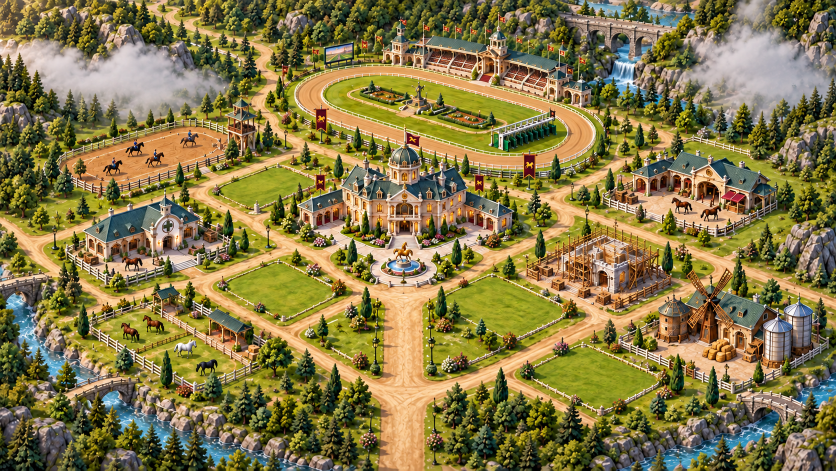
#> input picture assets-src/royal-estate.png, 1672 x 941 px, found by its file name (shown at 1/2 size)
$ python masks.py
#> lines starting #> are read from the running program, lines starting #| are printed output that depends on the picture; after the words box and inside, x2 and y2 are one past the last pixel; in counts of white or black regions, pixels touching at a corner belong together
import json, cv2, numpy as np
from PIL import Image

SRC = '/home/claude/the-royal-race/assets/royal-estate.png'
img = cv2.imread(SRC)
#> img is the input picture: shape (941, 1672, 3); mean B, G, R 72, 120.7, 133.7
H, W = img.shape[:2]
#> H = 941; W = 1672

B = {
 'haras': dict(cut=True, pts=[(811,264),(840,271),(839,291),(819,289),(819,295),(837,307),(842,325),(860,330),(880,327),(900,335),(930,377),(960,382),(1025,419),(1022,457),(990,458),(930,452),(890,452),(850,458),(842,462),(838,493),(781,493),(777,462),(770,458),(730,452),(680,453),(630,455),(600,455),(595,410),(660,380),(687,360),(705,335),(730,332),(750,340),(777,327),(780,310),(800,294),(810,290)]),
 'hippodrome': dict(cut=False, pts=[(589,174),(607,152),(664,133),(764,124),(764,96),(786,68),(796,44),(814,44),(820,68),(848,74),(970,69),(986,54),(998,43),(1011,55),(1015,74),(1114,99),(1123,89),(1129,108),(1154,136),(1182,174),(1195,236),(1189,280),(1164,305),(1114,324),(1007,336),(882,331),(776,314),(695,292),(620,252),(592,211)]),
 'clinique': dict(cut=True, pts=[(166,460),(194,448),(216,418),(222,414),(254,408),(270,412),(306,402),(318,392),(330,382),(338,392),(346,402),(374,412),(400,444),(395,478),(390,498),(350,502),(310,514),(250,514),(214,516),(174,500),(166,484)]),
 'ecurie': dict(cut=True, pts=[(1260,345),(1290,320),(1315,308),(1340,320),(1363,301),(1397,299),(1420,310),(1445,317),(1485,322),(1495,333),(1522,345),(1540,358),(1554,379),(1540,388),(1535,417),(1476,409),(1454,406),(1440,399),(1390,395),(1354,392),(1295,386),(1265,383),(1260,358)]),
 'chantier': dict(cut=True, pts=[(1053,527),(1114,498),(1127,468),(1183,457),(1231,455),(1266,472),(1301,481),(1318,498),(1318,529),(1340,548),(1342,575),(1266,598),(1227,614),(1192,616),(1105,585),(1057,559)]),
 'moulin': dict(cut=True, pts=[(1315,612),(1345,584),(1375,595),(1372,545),(1402,540),(1420,580),(1445,542),(1462,550),(1450,595),(1525,605),(1555,622),(1575,620),(1597,595),(1625,620),(1627,690),(1600,718),(1560,725),(1530,722),(1490,720),(1440,722),(1418,712),(1395,700),(1350,700),(1318,690)]),
 'paddocks': dict(cut=False, pts=[(178,648),(220,630),(265,610),(302,595),(307,580),(335,572),(362,585),(360,605),(390,602),(417,620),(450,617),(490,640),(515,665),(515,725),(470,742),(395,770),(380,770),(320,730),(270,702),(200,675),(178,667)]),
 'carriere': dict(cut=False, pts=[(116,318),(138,299),(216,277),(299,254),(344,241),(394,239),(444,246),(452,224),(466,207),(488,188),(519,218),(511,238),(508,307),(461,321),(416,332),(349,352),(272,374),(194,384),(138,371),(115,343)]),
}

def poly_mask(pts):
    m = np.zeros((H, W), np.uint8)
    cv2.fillPoly(m, [np.array(pts, np.int32)], 255)
    return m

def refine(pts):
    base = poly_mask(pts)
    k = lambda r: cv2.getStructuringElement(cv2.MORPH_ELLIPSE, (2*r+1, 2*r+1))
    sure_fg = cv2.erode(base, k(9))
    outer = cv2.dilate(base, k(10))
    gc = np.full((H, W), cv2.GC_BGD, np.uint8)
    gc[outer > 0] = cv2.GC_PR_BGD
    gc[base > 0] = cv2.GC_PR_FGD
    gc[sure_fg > 0] = cv2.GC_FGD
    x, y, w, h = cv2.boundingRect(outer)
    pad = 20
    x0, y0, x1, y1 = max(0, x-pad), max(0, y-pad), min(W, x+w+pad), min(H, y+h+pad)
    sub = gc[y0:y1, x0:x1].copy()
    bg, fg = np.zeros((1, 65), np.float64), np.zeros((1, 65), np.float64)
    cv2.grabCut(img[y0:y1, x0:x1], sub, None, bg, fg, 6, cv2.GC_INIT_WITH_MASK)
    out = np.zeros((H, W), np.uint8)
    out[y0:y1, x0:x1] = np.where((sub == cv2.GC_FGD) | (sub == cv2.GC_PR_FGD), 255, 0)
    # keep largest component, close gaps, fill holes
    out = cv2.morphologyEx(out, cv2.MORPH_CLOSE, k(3))
    n, lab, st, _ = cv2.connectedComponentsWithStats(out)
    if n > 1:
        big = 1 + np.argmax(st[1:, cv2.CC_STAT_AREA])
        out = np.where(lab == big, 255, 0).astype(np.uint8)
    cnts, _ = cv2.findContours(out, cv2.RETR_EXTERNAL, cv2.CHAIN_APPROX_NONE)
    filled = np.zeros_like(out); cv2.drawContours(filled, cnts, -1, 255, -1)
    out = cv2.morphologyEx(filled, cv2.MORPH_OPEN, k(2))
    # never spill far outside the hand-drawn silhouette (keeps bases/fronts clean)
    out = cv2.bitwise_and(out, cv2.dilate(base, k(4)))
    return out

masks = {}
for name, b in B.items():
    m = refine(b['pts']) if b['cut'] else poly_mask(b['pts'])
    masks[name] = m
# occlusion: château is in front of the hippodrome
masks['hippodrome'] = cv2.bitwise_and(masks['hippodrome'], cv2.bitwise_not(cv2.dilate(masks['haras'], np.ones((3, 3), np.uint8))))

np.savez_compressed('/home/claude/work/masks.npz', **masks)

# review overlay
ov = img.copy()
cols = [(0,215,255),(255,120,0),(0,0,255),(255,0,255),(0,255,0),(255,255,0),(0,128,255),(200,200,255)]
for i, (n, m) in enumerate(masks.items()):
    cnts, _ = cv2.findContours(m, cv2.RETR_EXTERNAL, cv2.CHAIN_APPROX_NONE)
    cv2.drawContours(ov, cnts, -1, cols[i % len(cols)], 2)
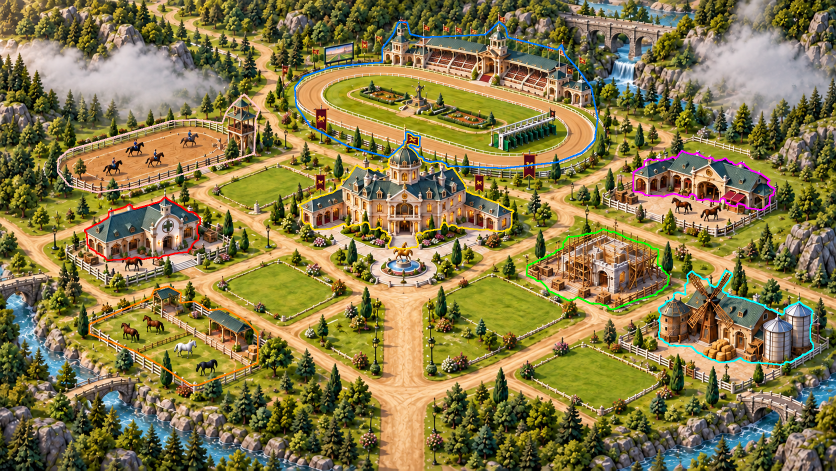
#> ov: shape (941, 1672, 3) (shown at 1/2 size); 1.67% of pixels changed, all inside (x1, y1, x2, y2) = (114, 42, 1628, 772)
cv2.imwrite('/home/claude/work/review.png', ov)
print({n: int(m.sum() / 255) for n, m in masks.items()})
#| {'haras': 45241, 'hippodrome': 125595, 'clinique': 20518, 'ecurie': 21125, 'chantier': 29762, 'moulin': 37173, 'paddocks': 38415, 'carriere': 39921}
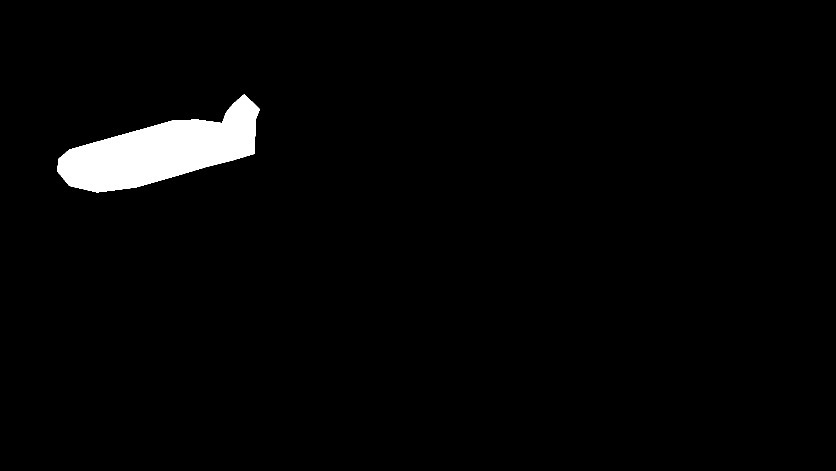
#> m: shape (941, 1672) (shown at 1/2 size); 2.5% white; 1 white region, box (x1, y1, x2, y2) and area: (115, 188, 520, 385) 39921

$ run again, with assets-src/croise-panorama-loop.png copied over assets-src/royal-estate.png
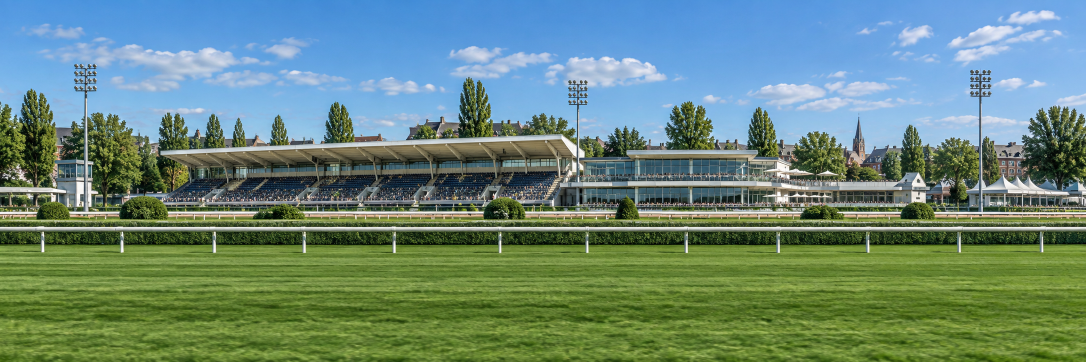
#> input picture assets-src/croise-panorama-loop.png, 2172 x 724 px, found by its file name (shown at 1/2 size)
#> img is the input picture: shape (724, 2172, 3); mean B, G, R 122.3, 135.9, 105.5
#> after the loop `for i, (n, m) in enumerate(masks.items()):`:
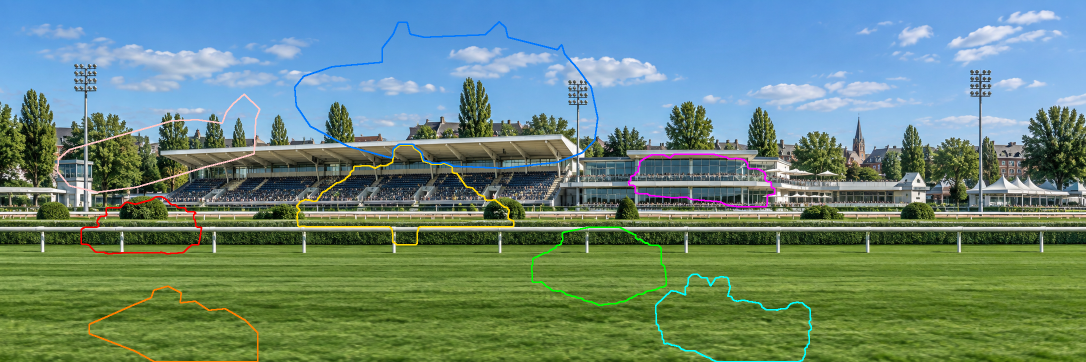
#> ov: shape (724, 2172, 3) (shown at 1/2 size); 1.55% of pixels changed, all inside (x1, y1, x2, y2) = (114, 42, 1624, 724)
#| {'haras': 44661, 'hippodrome': 125938, 'clinique': 20212, 'ecurie': 23005, 'chantier': 30776, 'moulin': 37754, 'paddocks': 33092, 'carriere': 39921}
#> `print({n: int(m.sum() / 255) for n, m in masks.items()})`:
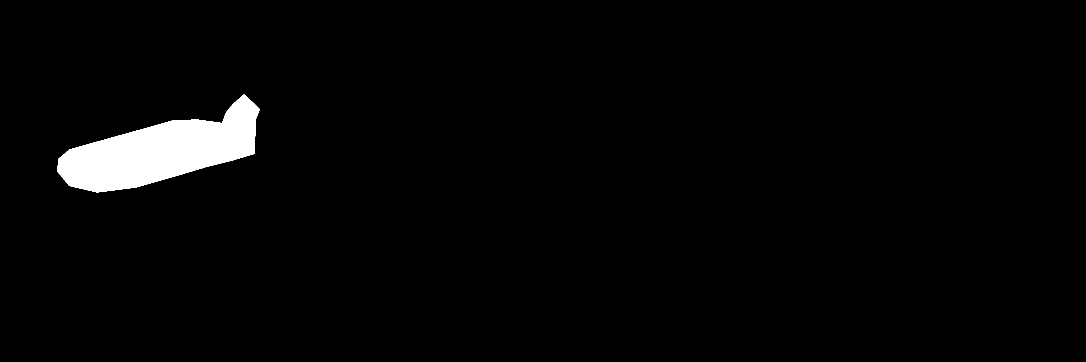
#> m: shape (724, 2172) (shown at 1/2 size); 2.5% white; 1 white region, box (x1, y1, x2, y2) and area: (115, 188, 520, 385) 39921

$ run again, with assets-src/croise-track-pov.png copied over assets-src/royal-estate.png
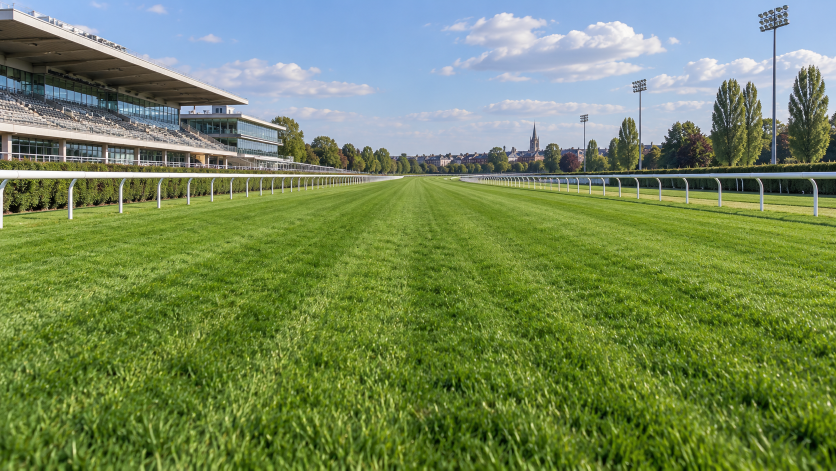
#> input picture assets-src/croise-track-pov.png, 1672 x 941 px, found by its file name (shown at 1/2 size)
#> img is the input picture: shape (941, 1672, 3); mean B, G, R 90.9, 136.9, 116.3
#> after the loop `for i, (n, m) in enumerate(masks.items()):`:
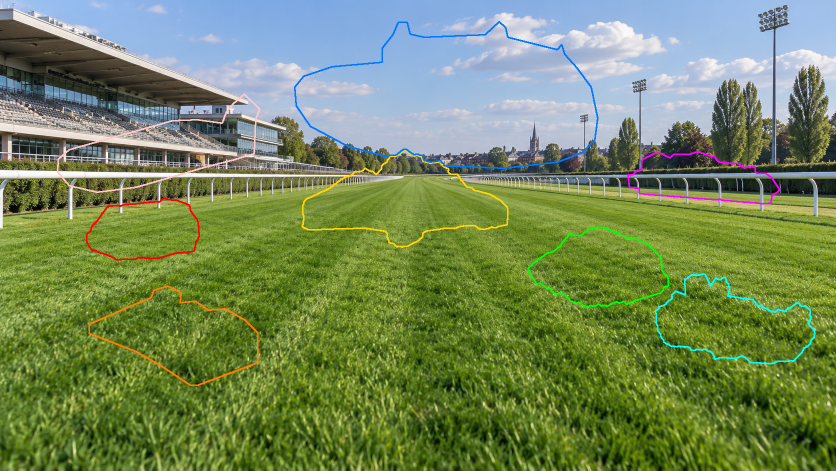
#> ov: shape (941, 1672, 3) (shown at 1/2 size); 1.59% of pixels changed, all inside (x1, y1, x2, y2) = (114, 42, 1631, 772)
#| {'haras': 45165, 'hippodrome': 126692, 'clinique': 21636, 'ecurie': 21696, 'chantier': 30567, 'moulin': 36355, 'paddocks': 38415, 'carriere': 39921}
#> m: shape (941, 1672); 2.5% white; 1 white region, box (x1, y1, x2, y2) and area: (115, 188, 520, 385) 39921
